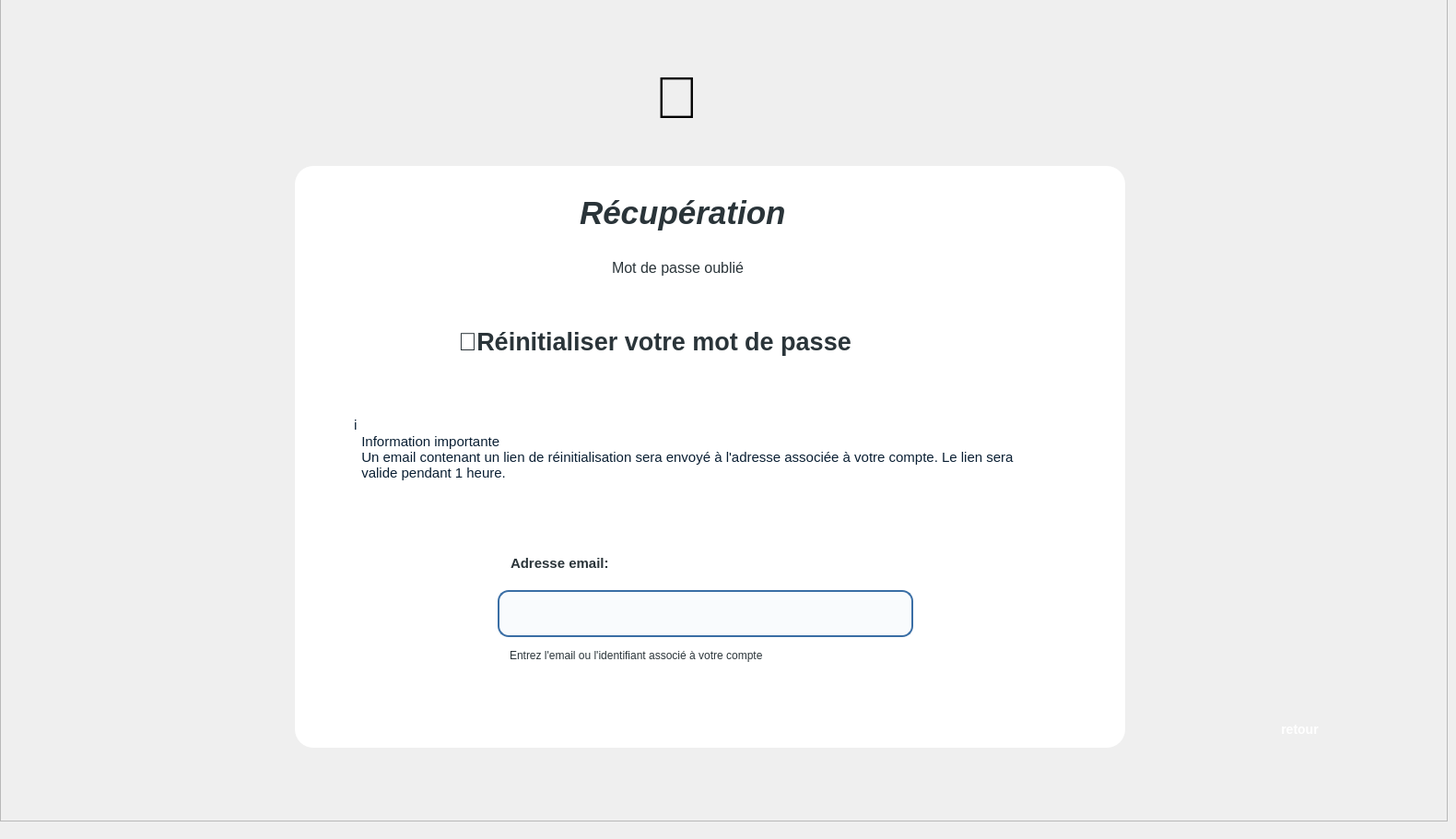
    <widget class="QWidget" name="page_2">
     <widget class="QFrame" name="frame_39">
      <property name="geometry">
       <rect>
        <x>0</x>
        <y>-10</y>
        <width>1571</width>
        <height>901</height>
       </rect>
      </property>
      <property name="styleSheet">
       <string notr="true">background-color: qlineargradient(
  spread:pad,
  x1:0, y1:0,
  x2:0, y2:1,
  stop:0 #0A1F33,
  stop:0.5 #163A5F,
  stop:1 #274C77
  );</string>
      </property>
      <property name="frameShape">
       <enum>QFrame::Shape::StyledPanel</enum>
      </property>
      <property name="frameShadow">
       <enum>QFrame::Shadow::Raised</enum>
      </property>
      <widget class="QFrame" name="frame_44">
       <property name="geometry">
        <rect>
         <x>320</x>
         <y>190</y>
         <width>901</width>
         <height>631</height>
        </rect>
       </property>
       <property name="styleSheet">
        <string notr="true">background: white;
  border-radius: 20px;
  padding: 20px;
  </string>
       </property>
       <property name="frameShape">
        <enum>QFrame::Shape::StyledPanel</enum>
       </property>
       <property name="frameShadow">
        <enum>QFrame::Shadow::Raised</enum>
       </property>
       <widget class="QLabel" name="label_139">
        <property name="geometry">
         <rect>
          <x>280</x>
          <y>-10</y>
          <width>381</width>
          <height>121</height>
         </rect>
        </property>
        <property name="font">
         <font>
          <pointsize>26</pointsize>
          <italic>true</italic>
          <bold>true</bold>
         </font>
        </property>
        <property name="styleSheet">
         <string notr="true">color: #2A3439;
  </string>
        </property>
        <property name="text">
         <string>Récupération</string>
        </property>
       </widget>
       <widget class="QLabel" name="label_140">
        <property name="geometry">
         <rect>
          <x>320</x>
          <y>80</y>
          <width>311</width>
          <height>61</height>
         </rect>
        </property>
        <property name="font">
         <font>
          <pointsize>12</pointsize>
         </font>
        </property>
        <property name="styleSheet">
         <string notr="true">color: #2A3439;
  </string>
        </property>
        <property name="text">
         <string>Mot de passe oublié</string>
        </property>
       </widget>
       <widget class="QLineEdit" name="lineEdit_41">
        <property name="geometry">
         <rect>
          <x>220</x>
          <y>460</y>
          <width>451</width>
          <height>51</height>
         </rect>
        </property>
        <property name="styleSheet">
         <string notr="true">QLineEdit {
  background-color: #F9FBFD;          /* fond clair élégant */
  border: 2px solid #3A6EA5;           /* bleu marine clair */
  border-radius: 12px;
  padding: 10px 14px;
  color: #0A1F33;                      /* texte bleu marine foncé */
  font-size: 14px;
  font-weight: 500;
  }

  /* Quand le champ est sélectionné */
  QLineEdit:focus {
  background-color: white;
  border: 2px solid #1E3A5F;           /* focus plus foncé */
  }

  /* Hover */
  QLineEdit:hover {
  border: 2px solid #2F5D8A;
  }
  </string>
        </property>
        <property name="text">
         <string/>
        </property>
       </widget>
       <widget class="QLabel" name="label_141">
        <property name="geometry">
         <rect>
          <x>210</x>
          <y>380</y>
          <width>441</width>
          <height>101</height>
         </rect>
        </property>
        <property name="font">
         <font>
          <family>Leelawadee UI</family>
          <pointsize>11</pointsize>
          <bold>true</bold>
         </font>
        </property>
        <property name="styleSheet">
         <string notr="true">color: #2A3439;
  </string>
        </property>
        <property name="text">
         <string>Adresse email:</string>
        </property>
       </widget>
       <widget class="QLabel" name="label_142">
        <property name="geometry">
         <rect>
          <x>150</x>
          <y>130</y>
          <width>611</width>
          <height>121</height>
         </rect>
        </property>
        <property name="font">
         <font>
          <pointsize>20</pointsize>
          <italic>false</italic>
          <bold>true</bold>
         </font>
        </property>
        <property name="styleSheet">
         <string notr="true">color: #2A3439;
  </string>
        </property>
        <property name="text">
         <string>📧Réinitialiser votre mot de passe</string>
        </property>
       </widget>
       <widget class="QFrame" name="frame_45">
        <property name="geometry">
         <rect>
          <x>10</x>
          <y>230</y>
          <width>871</width>
          <height>151</height>
         </rect>
        </property>
        <property name="styleSheet">
         <string notr="true">background-color: qlineargradient(
  spread:pad,
  x1:0, y1:0,
  x2:0, y2:1,
  stop:0 #7FB3D5,
  stop:1 #5DADE2
  );


  </string>
        </property>
        <property name="frameShape">
         <enum>QFrame::Shape::StyledPanel</enum>
        </property>
        <property name="frameShadow">
         <enum>QFrame::Shadow::Raised</enum>
        </property>
        <widget class="QLabel" name="label_143">
         <property name="geometry">
          <rect>
           <x>30</x>
           <y>0</y>
           <width>841</width>
           <height>151</height>
          </rect>
         </property>
         <property name="font">
          <font>
           <pointsize>11</pointsize>
           <italic>false</italic>
           <bold>false</bold>
          </font>
         </property>
         <property name="styleSheet">
          <string notr="true"> color: #0A1F33;  </string>
         </property>
         <property name="text">
          <string>ℹ️
  Information importante
  Un email contenant un lien de réinitialisation sera envoyé à l'adresse associée à votre compte. Le lien sera
  valide pendant 1 heure.</string>
         </property>
        </widget>
       </widget>
       <widget class="QLabel" name="label_144">
        <property name="geometry">
         <rect>
          <x>210</x>
          <y>500</y>
          <width>541</width>
          <height>61</height>
         </rect>
        </property>
        <property name="font">
         <font>
          <pointsize>9</pointsize>
         </font>
        </property>
        <property name="styleSheet">
         <string notr="true">color: #2A3439;
  </string>
        </property>
        <property name="text">
         <string>Entrez l'email ou l'identifiant associé à votre compte</string>
        </property>
       </widget>
       <widget class="QPushButton" name="pushButton_8">
        <property name="geometry">
         <rect>
          <x>270</x>
          <y>560</y>
          <width>371</width>
          <height>41</height>
         </rect>
        </property>
        <property name="font">
         <font>
          <pointsize>-1</pointsize>
          <bold>true</bold>
         </font>
        </property>
        <property name="styleSheet">
         <string notr="true">QPushButton {
  background-color: qlineargradient(
      x1:0, y1:0,
      x2:0, y2:1,
      stop:0 #1B3A2F,
      stop:0.5 #276646,
      stop:1 #1E4D36
  );
  color: white;
  font-size: 14px;
  font-weight: 700;      /* un peu plus bold pour valider */
  text-transform: uppercase;  /* donne un effet bouton d'action */
  border: none;
  border-radius: 12px;
  padding: 10px 22px;     /* garde la même taille */
  cursor: pointer;        /* main au survol */
  transition: all 0.2s ease-in-out; /* effet smooth hover */
  }

  /* ✨ Hover : lumière douce */
  QPushButton:hover {
  background-color: qlineargradient(
      x1:0, y1:0,
      x2:0, y2:1,
      stop:0 #276646,
      stop:0.5 #34885A,
      stop:1 #1B3A2F
  );
  transform: scale(1.03);  /* effet léger au survol */
  }

  /* 🔘 Click (pressed) */
  QPushButton:pressed {
  background-color: qlineargradient(
      x1:0, y1:0,
      x2:0, y2:1,
      stop:0 #1E4D36,
      stop:1 #1B3A2F
  );
  transform: scale(0.98); /* effet click */
  }

  /* 🚫 Désactivé */
  QPushButton:disabled {
  background-color: #A3B7A1;
  color: #6E7F70;
  cursor: default;
  }
  </string>
        </property>
        <property name="text">
         <string>envoyer </string>
        </property>
       </widget>
       <zorder>label_144</zorder>
       <zorder>label_141</zorder>
       <zorder>label_139</zorder>
       <zorder>label_140</zorder>
       <zorder>lineEdit_41</zorder>
       <zorder>label_142</zorder>
       <zorder>frame_45</zorder>
       <zorder>pushButton_8</zorder>
      </widget>
      <widget class="QLabel" name="label_145">
       <property name="geometry">
        <rect>
         <x>710</x>
         <y>60</y>
         <width>111</width>
         <height>111</height>
        </rect>
       </property>
       <property name="font">
        <font>
         <pointsize>48</pointsize>
        </font>
       </property>
       <property name="styleSheet">
        <string notr="true">border-radius: 20px;</string>
       </property>
       <property name="text">
        <string>🔐</string>
       </property>
      </widget>
      <widget class="QLabel" name="label_146">
       <property name="geometry">
        <rect>
         <x>-560</x>
         <y>-40</y>
         <width>2141</width>
         <height>1021</height>
        </rect>
       </property>
       <property name="text">
        <string/>
       </property>
       <property name="pixmap">
        <pixmap resource="ressources.qrc">:/im2.jpg</pixmap>
       </property>
       <property name="scaledContents">
        <bool>true</bool>
       </property>
      </widget>
      <widget class="QPushButton" name="retour_2">
       <property name="geometry">
        <rect>
         <x>1340</x>
         <y>780</y>
         <width>141</width>
         <height>41</height>
        </rect>
       </property>
       <property name="font">
        <font>
         <pointsize>-1</pointsize>
         <bold>true</bold>
        </font>
       </property>
       <property name="styleSheet">
        <string notr="true">QPushButton {
  background-color: qlineargradient(
      x1:0, y1:0,
      x2:0, y2:1,
      stop:0 #1B3A2F,
      stop:0.5 #276646,
      stop:1 #1E4D36
  );
  color: white;
  font-size: 14px;
  font-weight: 700;      /* un peu plus bold pour valider */
  text-transform: uppercase;  /* donne un effet bouton d'action */
  border: none;
  border-radius: 12px;
  padding: 10px 22px;     /* garde la même taille */
  cursor: pointer;        /* main au survol */
  transition: all 0.2s ease-in-out; /* effet smooth hover */
  }

  /* ✨ Hover : lumière douce */
  QPushButton:hover {
  background-color: qlineargradient(
      x1:0, y1:0,
      x2:0, y2:1,
      stop:0 #276646,
      stop:0.5 #34885A,
      stop:1 #1B3A2F
  );
  transform: scale(1.03);  /* effet léger au survol */
  }

  /* 🔘 Click (pressed) */
  QPushButton:pressed {
  background-color: qlineargradient(
      x1:0, y1:0,
      x2:0, y2:1,
      stop:0 #1E4D36,
      stop:1 #1B3A2F
  );
  transform: scale(0.98); /* effet click */
  }

  /* 🚫 Désactivé */
  QPushButton:disabled {
  background-color: #A3B7A1;
  color: #6E7F70;
  cursor: default;
  }
  </string>
       </property>
       <property name="text">
        <string>retour</string>
       </property>
      </widget>
      <zorder>label_146</zorder>
      <zorder>frame_44</zorder>
      <zorder>label_145</zorder>
      <zorder>retour_2</zorder>
     </widget>
    </widget>
